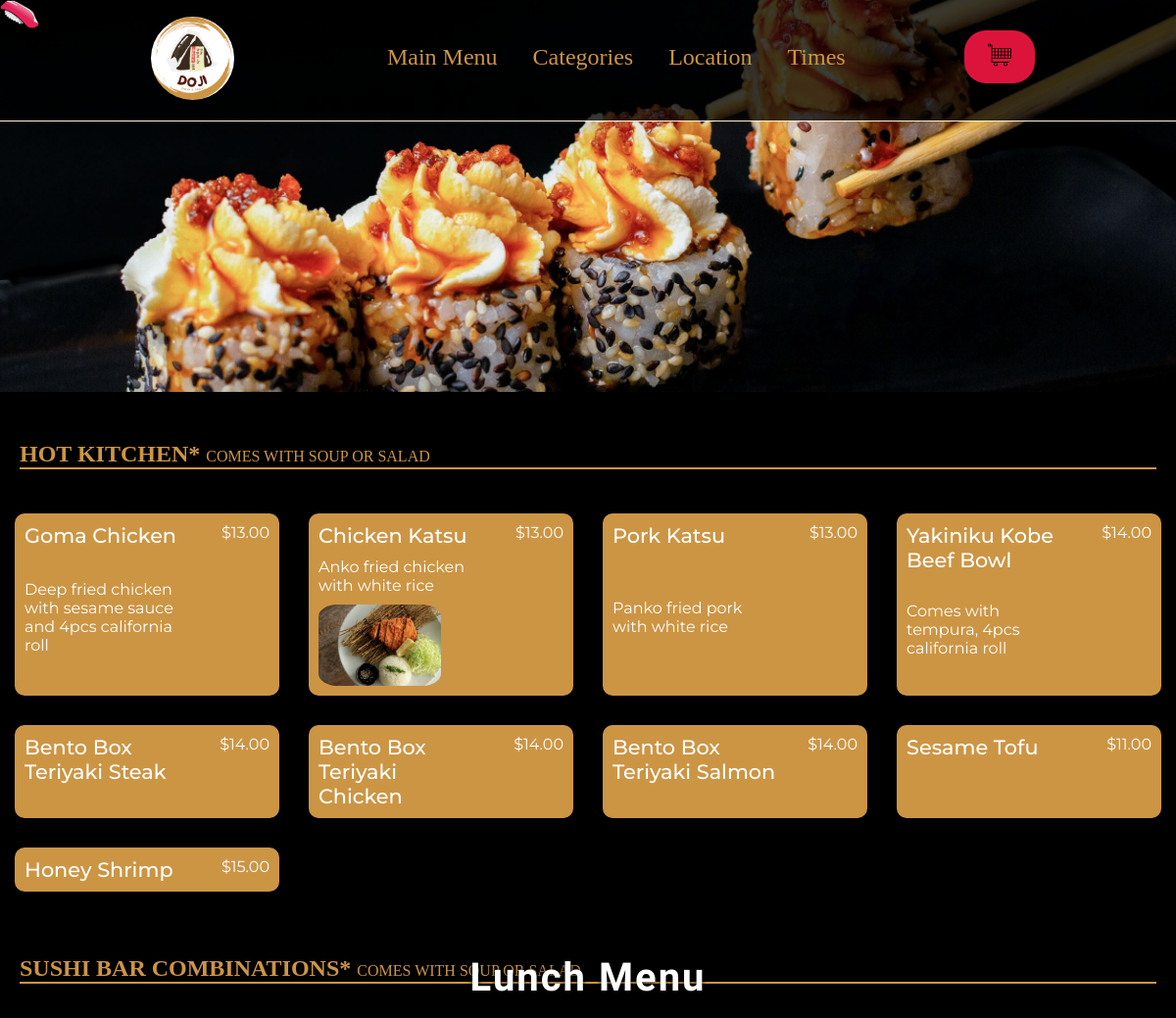
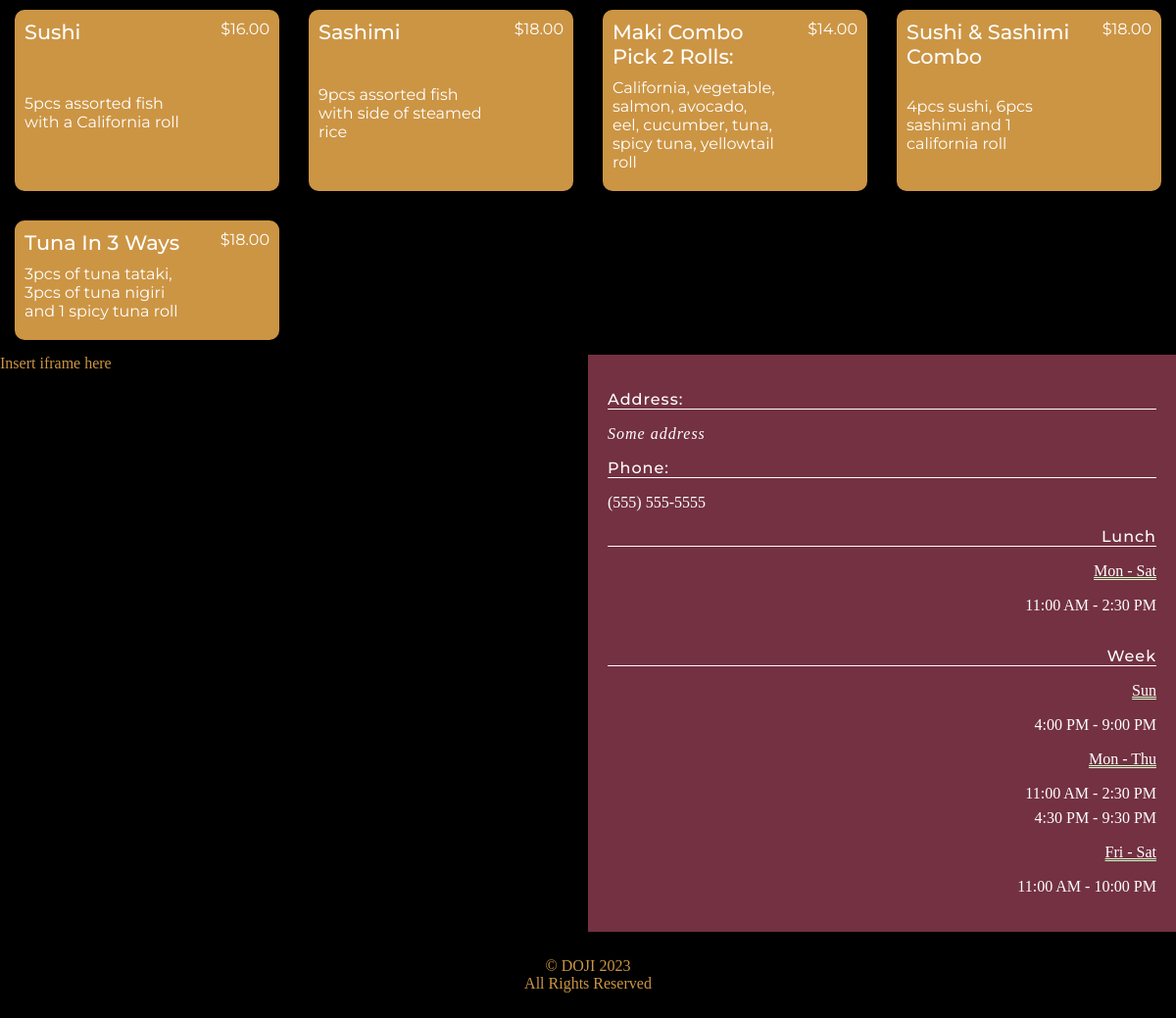
Page /lunch on the committed database (2 pictures, top to bottom).
### tables this page shows
CREATE TABLE menu (
	id BIGINT, 
	category TEXT, 
	name TEXT, 
	description TEXT, 
	price FLOAT, 
	option2 TEXT, 
	price2 FLOAT, 
	soup_salad TEXT, 
	image TEXT, 
	alt TEXT
);

### main.py (the view)
@app.route('/lunch', methods=["GET", "POST"])
def lunch():
    results = db.session.query(menu).all()
    return render_template('lunch_menu.html', menu=results)

### templates/lunch_menu.html (shortened to what this page needs)
{% include "header.html" %}
</head>
<body>
    <section class="header">
      <nav class='navbar'>
        <div class="sub-brand">
          <a href="{{ url_for('home') }}"><img class="logo" src="../static/images/DOJI.png" /></a>
        </div>
        <div class="drop-down">
          <a class="nav-item dp-items" href='{{ url_for("day") }}'>Main Menu</a>
          <div class="categories">
            <button class="nav-item dp-item" >Categories</button>
          </div>
          <a class="nav-item dp-items" href=#local>Location</a>
          <a class="nav-item dp-items" href=#contact>Times</a>
        </div>
        <div>
          <a class='cart' href="{{url_for('cart')}}"><img src="../static/images/cart-icon.svg" /></a>
        </div>
      </nav>
      <div class="l-main">
        <h1 class="title">Lunch Menu</h1>
      </div>
    </section>
    <section id="lunch-items">
      <h1 id="hot-kitchen" class='lunch-subtitle'>HOT KITCHEN* <span>Comes with soup or salad</span></h1>
      <div class="grid">
        {% for item in menu %}
          {% if item.category == "hot kitchen" %}
            <div data-id="{{item.id}}" class="item">
                <div class="item-header">
                  {{item.name.title()}}
                </div>
                <div class="price">
                  <span>{{'%0.2f'|format(item.price|float)}}</span>
                </div>
                  {% if item.description %}
                    <div class="description">
                      {{item.description}}
                    </div>
                  {% endif %}
                  {% if item.image %}
                    <img class="item-img" src="../static/images/lunch/{{item.image}}" alt="{{menu.alt}}">
                  {%endif%}
              </div>
          {% endif %}
        {% endfor %}
      </div>
      <h1 id="sushi-bar-combo" class='lunch-subtitle'>Sushi Bar Combinations* <span>Comes with soup or Salad</span></h1>
      <div class="grid">
        {% for item in menu %}
          {% if item.category == "sushi bar combinations" %}
              <div data-id="{{item.id}}" class="item">
                <div class="item-header">
                  {{item.name.title()}}
                </div>
                <div class="price">
                  <span>{{'%0.2f'|format(item.price|float)}}</span>
                </div>
                  {% if item.description %}
                    <div class="description">
                      {{item.description}}
                    </div>
                  {% endif %}
              </div>
          {% endif %}
        {% endfor %}
      </div>
    </section>
    <section id="local">
      <div class="info">
        <div class="map flex-1">
          Insert iframe here
        </div>
        <div id="contact" class="location-info  flex-1">
          <div class="phone-addr">
            <p class="subhead">Address:</p>
            <address class="address">
              Some address
            </address>
            <p class="subhead">Phone:</p>
            <a class="pNumber" href="tel:555-555-5555">(555) 555-5555</a>
          </div>
          <div class="hours">
            <p class="subhead">Lunch</p>
            <p class="weekday">Mon - Sat</p>
            <div class="time lunch-time">
              <p>11:00 AM - 2:30 PM</p>
            </div>
            <p class="subhead">Week</p>
            <p class="weekday">Sun</p>
            <div class="time sun">
              <p>4:00 PM - 9:00 PM</p>
            </div>
            <p class="weekday">Mon - Thu</p>
            <div class="time mon-thu">
              <p>11:00 AM - 2:30 PM</p>
              <p>4:30 PM - 9:30 PM</p>
            </div>
            <p class="weekday">Fri - Sat</p>
            <div class="time fri-sat">
              <p>11:00 AM - 10:00 PM</p>
            </div>
          </div>
        </div>
      </div>
    </section>
    <footer>
    </footer>
</body>
</html>

### templates/header.html (shortened to what this page needs)
<!DOCTYPE html>
<html lang="en" dir="ltr">
<head>
  <link rel="stylesheet" href="../static/css/styles.css">

### static/css/styles.css (style rules this page uses)
* { box-sizing: border-box; }
html { height: 100%; }
body { margin: 0; min-height: 100%; display: flex; flex-direction: column; overflow-x: hidden; overflow-y: scroll; background-color: #000; color: #CC9544; }
.navbar { background-color: rgba(0, 0, 0, 0.75); position: absolute; width: 100%; border-bottom: 1px solid #FFF1CE; z-index: 1; }
nav { display: flex; justify-content: space-between; text-align: center; padding: 17px 10%; }
.nav-item { font-size: 1.5rem; color: #CC9544; padding: 14px 16px; text-decoration: none; display: inline-block; }
.title { max-height: 50%; color: #fff; position: absolute; text-shadow: 0 0 5px #000; margin: 0; -webkit-animation: fadein 2s; -moz-animation: fadein 2s; -ms-animation: fadein 2s; -o-animation: fadein 2s; animation: fadein 2s; top: 50%; left: 50%; line-height: 1.7; letter-spacing: 2px; font-family: 'Frank Ruhl Libre', serif; font-weight: 400; font-size: clamp(2rem, 5vh, 3rem); -ms-transform: translate(-50%, -50%); -webkit-transform: translate(-50%, -50%); -moz-transform: translate(-50%, -50%); -o-transform: translate(-50%, -50%); transform: translate(-50%, -50%); }
.description { font-size: clamp(1.2rem, 3vh, 1rem); }
#local { clear: right; }
.info { display: flex; }
.flex-1 { flex: 1 1 600px; }
.location-info { background: #733141; color: #fff; padding: 20px; }
.subhead { font-family: 'Montserrat', sans-serif; font-weight: 500; letter-spacing: 1px; border-bottom: 1px solid #fff; }
.address { letter-spacing: 1px; }
.pNumber { text-decoration: none; color: #fff; }
.hours { text-align: right; }
.time { display: inline-block; margin: 10px 0; }
.time p { margin: 7px 0; }
.weekday { margin: 0; text-decoration: underline double #d2ffce 1px; }
footer { margin-top: auto; text-align: center; padding: 10px; }
.sub-brand { width: 16%; }
.logo { min-width: 85px; border-radius: 50%; max-width: 32%; }
.drop-down { margin-top: 14px; text-align: left; }
.categories { display: inline-block; position: relative; }
.categories button { background: transparent; background-repeat: no-repeat; border: none; font-family: inherit; cursor: pointer; }
nav div:nth-child(3) { min-width: 10%; height: 10%; margin-top: 14px; }
.cart { background-color: crimson; border: none; outline: none; width: 75%; letter-spacing: 2px; padding: 13px; border-radius: 22px; text-decoration: none; height: 100%; color: #eee; display: block; cursor: pointer; }
.cart img { width: 1.5rem; }
.l-main { height: 50vh; background: url('../images/lunch/lunch-main-pic.jpg') no-repeat center; background-size: cover; }
.l-main h1 { text-align: center; transform: translate(-50%, -110%); color: #fff; font-weight: 600; }
.lunch-subtitle { margin: 50px 20px 30px; border-bottom: 2px solid #cc9544; text-transform: uppercase; }
.lunch-subtitle span { font-size: 1rem; font-weight: 100; }
.grid { display: grid; grid-template-columns: repeat(auto-fit, minmax(272px, 1fr)) }
.item { font-family: 'Montserrat', sans-serif; cursor: pointer; background-color: #CC9544; color: #fff; padding: 10px; margin: 15px; border-radius: 10px; display: grid; grid-template-columns: repeat(3, 1fr) }
.item-header { grid-column: 1/3; font-size: 1.3rem; font-weight: 500; }
.price { position: relative; text-align: right; grid-column: 3; }
.price span::before, .price2 span::before { content: "$" }
.grid .description { font-size: 1rem; grid-column: 1/3; grid-row: 2; margin: 10px 0; }
.item-img { min-width: 125px; max-width: 10%; border-radius: 15%; grid-column: 1; grid-row: 3; }
@media (min-width: 928px) { .drop-down { display: inline-block !important; } }

### rows in the picture
menu: name "Goma Chicken", price "13.00", description "Deep fried chicken with sesame sauce and 4pcs california roll"
menu: name "Chicken Katsu", price "13.00", description "Anko fried chicken with white rice", image (picture)
menu: name "Pork Katsu", price "13.00", description "Panko fried pork with white rice"
menu: name "Yakiniku Kobe Beef Bowl", price "14.00", description "Comes with tempura, 4pcs california roll"
menu: name "Bento Box Teriyaki Steak", price "14.00"
menu: name "Bento Box Teriyaki Chicken", price "14.00"
menu: name "Bento Box Teriyaki Salmon", price "14.00"
menu: name "Sesame Tofu", price "11.00"
menu: name "Honey Shrimp", price "15.00"
menu: name "Sushi", price "16.00", description "5pcs assorted fish with a California roll"
menu: name "Sashimi", price "18.00", description "9pcs assorted fish with side of steamed rice"
menu: name "Maki Combo Pick 2 Rolls:", price "14.00", description "California, vegetable, salmon, avocado, eel, cucumber, tuna, spicy tuna, yellowtail roll"
menu: name "Sushi & Sashimi Combo", price "18.00", description "4pcs sushi, 6pcs sashimi and 1 california roll"
menu: name "Tuna In 3 Ways", price "18.00", description "3pcs of tuna tataki, 3pcs of tuna nigiri and 1 spicy tuna roll"
